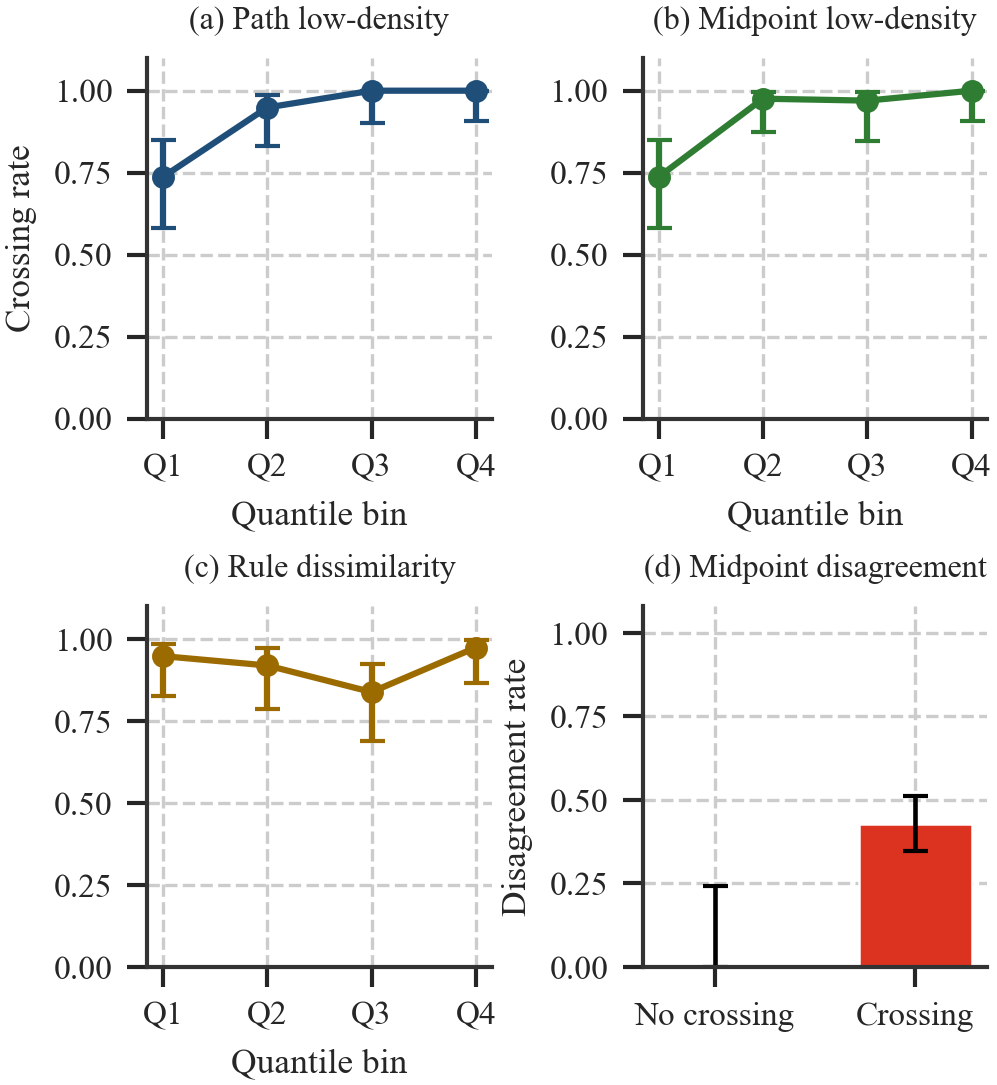

This chart was generated by the following Python code:
#!/usr/bin/env python
"""Conditional trend analysis of rule conditions.

Main-text version:
- pooled across environments only
- Analysis A uses mergeable pairs only
- per-environment breakdown is deferred to the appendix tables
"""
import json
import os
import sys

import matplotlib.pyplot as plt
import numpy as np

sys.path.insert(0, os.path.dirname(os.path.dirname(os.path.abspath(__file__))))

from figures._style import COL1, ROOT, apply_style, savefig

RESULTS = ROOT / "experiments" / "results"
SUMMARY_JSON = RESULTS / "condition_monotonicity_summary.json"

PREDICTOR_ORDER = [
    "Path low-density frac",
    "Midpoint low-density rate",
    "Rule dissimilarity (1−sim)",
]
PREDICTOR_TITLES = {
    "Path low-density frac": "Path low-density",
    "Midpoint low-density rate": "Midpoint low-density",
    "Rule dissimilarity (1−sim)": "Rule dissimilarity",
}
PREDICTOR_COLORS = {
    "Path low-density frac": "#1f4e79",
    "Midpoint low-density rate": "#2f7d32",
    "Rule dissimilarity (1−sim)": "#9c6b00",
}
FAIL_COLORS = ["#888888", "#DC3220"]

TITLE_FONTSIZE = 7.7
LABEL_FONTSIZE = 8.5
TICK_FONTSIZE = 8
PANEL_LABEL_FONTSIZE = 9


def main():
    apply_style()

    if not SUMMARY_JSON.exists():
        print("ERROR: run experiments/analyze_condition_monotonicity.py first")
        sys.exit(1)

    with open(SUMMARY_JSON) as f:
        summary = json.load(f)

    pooled_a = summary["analysis_a"]["pooled"]
    pooled_b = summary["analysis_b"]["pooled"]

    # 2x2 layout: three predictors and one midpoint diagnostic.
    fig, axes = plt.subplots(2, 2, figsize=(COL1, 3.65))
    axes = axes.flatten()  # [top-left, top-right, bottom-left, bottom-right]

    for idx, pred_label in enumerate(PREDICTOR_ORDER):
        ax = axes[idx]
        pred = pooled_a[pred_label]
        bins = pred["bins"]
        x = np.arange(1, len(bins) + 1)
        y = [b["probability"] for b in bins]
        ci_lo = [b["ci_lo"] for b in bins]
        ci_hi = [b["ci_hi"] for b in bins]
        err_lo = [p - lo for p, lo in zip(y, ci_lo)]
        err_hi = [hi - p for p, hi in zip(y, ci_hi)]
        n_vals = [b["n"] for b in bins]

        color = PREDICTOR_COLORS[pred_label]
        ax.errorbar(x, y, yerr=[err_lo, err_hi], fmt="o-", color=color,
                    capsize=3, linewidth=1.5, markersize=4.5)
        ax.set_xticks(x)
        ax.set_xticklabels(["Q1", "Q2", "Q3", "Q4"])
        ax.set_ylim(0.0, 1.10)
        ax.set_title(f"({chr(97 + idx)}) {PREDICTOR_TITLES[pred_label]}",
                     fontsize=TITLE_FONTSIZE, pad=7)
        ax.set_xlabel("Quantile bin", fontsize=LABEL_FONTSIZE)
        ax.tick_params(axis="both", labelsize=TICK_FONTSIZE)
        if idx == 0:
            ax.set_ylabel("Crossing rate", fontsize=LABEL_FONTSIZE)

    ax = axes[3]  # bottom-right panel
    x = np.array([0, 1])
    y = [pooled_b["no_crossing"]["p_fail"], pooled_b["yes_crossing"]["p_fail"]]
    ci_lo = [pooled_b["no_crossing"]["ci_lo"], pooled_b["yes_crossing"]["ci_lo"]]
    ci_hi = [pooled_b["no_crossing"]["ci_hi"], pooled_b["yes_crossing"]["ci_hi"]]
    err_lo = [p - lo for p, lo in zip(y, ci_lo)]
    err_hi = [hi - p for p, hi in zip(y, ci_hi)]
    n_vals = [pooled_b["no_crossing"]["n"], pooled_b["yes_crossing"]["n"]]

    ax.bar(x, y, width=0.56, color=FAIL_COLORS, edgecolor="white", linewidth=0.6)
    ax.errorbar(x, y, yerr=[err_lo, err_hi], fmt="none", ecolor="black", capsize=3, linewidth=1.1)
    ax.set_xticks(x)
    ax.set_xticklabels(["No crossing", "Crossing"], fontsize=LABEL_FONTSIZE)
    ax.set_ylim(0.0, 1.08)
    ax.set_title("(d) Midpoint disagreement", fontsize=TITLE_FONTSIZE, pad=7)
    ax.set_ylabel("Disagreement rate", fontsize=LABEL_FONTSIZE)
    ax.tick_params(axis="both", labelsize=TICK_FONTSIZE)

    fig.subplots_adjust(hspace=0.52, wspace=0.44, left=0.18, right=0.98,
                        bottom=0.10, top=0.93)

    savefig(fig, "fig_condition_monotonicity", tight=False)
    print("Done.")


if __name__ == "__main__":
    main()
